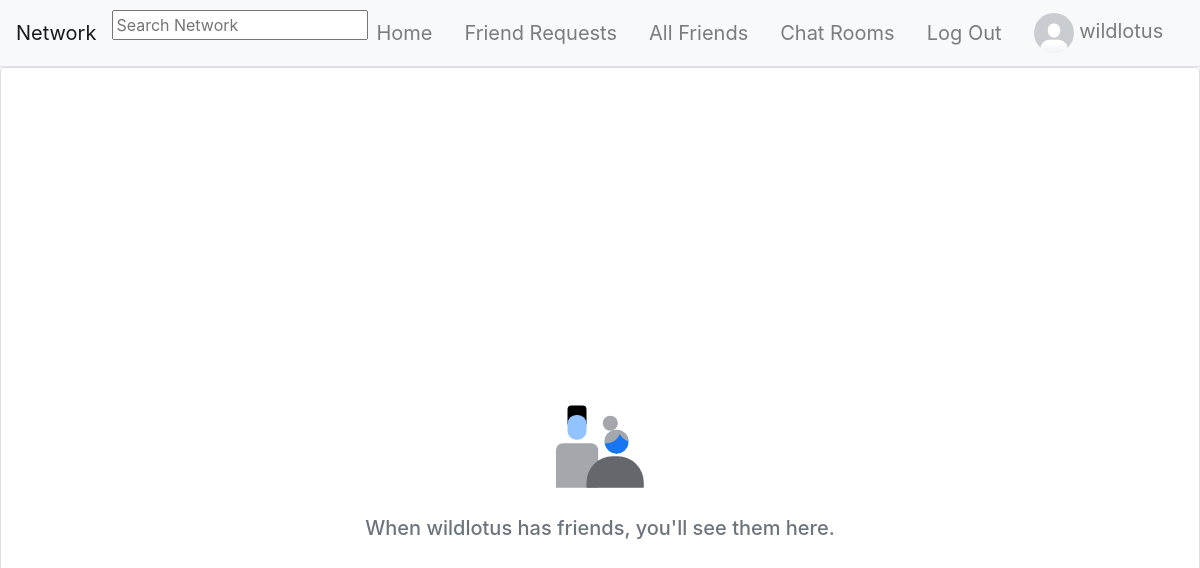
/profile_friends/2ef83b37-b663-45ca-ac8e-6aa545aaf2c0 (signed in), run on an earlier commit of the app's database.
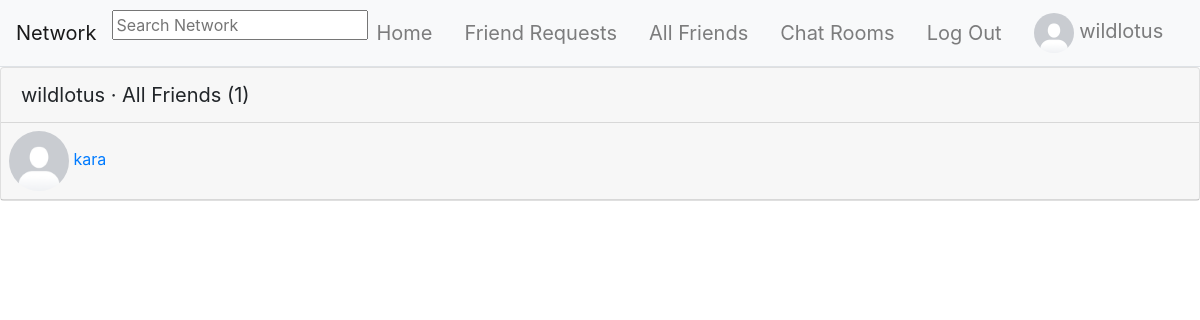
And on a later commit of the database.
### network/models.py (models this page shows, shortened)
class UserProfile(models.Model):
    id = models.UUIDField(primary_key=True, default=uuid.uuid4, editable=False)
    user = models.OneToOneField(User, related_name="profile", on_delete=models.CASCADE)
    bio = models.TextField(default="No Bio...", max_length=101)
    picture = models.ImageField(default="default_profile_image.png")
    friends = models.ManyToManyField(to="self", blank=True, related_name="+", symmetrical=False)
    blocked = models.ManyToManyField(to="self", blank=True, related_name="+", symmetrical=False)

class User(AbstractUser):
    pass

class FriendRequest(models.Model):
    id = models.UUIDField(primary_key=True, default=uuid.uuid4, editable=False)
    from_user = models.ForeignKey(UserProfile, related_name="+", on_delete=models.CASCADE)
    to_user = models.ForeignKey(UserProfile, related_name="+", on_delete=models.CASCADE)
    active = models.BooleanField(default=True)
    class Meta:
        constraints = [
            models.UniqueConstraint(
                name="%(app_label)s_%(class)s_unique_relationships",
                fields=["from_user", "to_user"]
            ),
            models.CheckConstraint(
                name="%(app_label)s_%(class)s_prevent_self_friending",
                check=~models.Q(from_user=models.F("to_user")),
            ),
        ]

### network/views.py (the view)
# urls.py: path("profile_friends/<uuid:profile_id>", views.profile_friends, name="profile_friends"),
@login_required
def profile_friends(request, profile_id):
    try:
        profile = UserProfile.objects.get(id=profile_id)
        friends = profile.friends.all()
        friend_requests = FriendRequest.objects.filter(
            Q(from_user__in=friends, to_user=profile, active=False) | Q(to_user__in=friends, from_user=profile, active=False)
        )
    except UserProfile.DoesNotExist:
        return JsonResponse({"error": "User matching query does not exist."}, status=400)
    return render(request, "network/profile_friends.html", {
        "profile": profile,
        "friends": friend_requests
    })

### templates/network/profile_friends.html (shortened to what this page needs)
{% extends "network/layout.html" %} {% load static %}
{% block body %}
{% if not profile.user in request.user.profile.blocked.all %}
<div class="card">
    {% for friend in friends %}
    <div class="card-header" style="font-size: 20px;"> {{ profile.user.username }} &middot; All Friends ({{profile.friends.all.count }})</div>
    {% if friend.to_user == profile %}
    <div class="card-header d-flex p-2">
        <a href="{% url 'profile' friend.from_user.id %}">
            <img src="{{ friend.from_user.picture.url }}" alt="" width="60px" height="60px" style="border-radius: 50%">
            {{ friend.from_user.user.username }}
        </a>
    </div>
    {% else %}
    <div class="card-header d-flex p-2">
        <div>
            <a href="{% url 'profile' friend.to_user.id %}">
                <img src="{{ friend.to_user.picture.url }}" alt="" width="60px" height="60px"
                    style="border-radius: 50%">
                {{ friend.to_user.user.username }}
            </a>
        </div>
    </div>
    {% endif %}
    {% empty %}
    <div class="d-flex align-items-center justify-content-center flex-column min-vh-100">
        <div class="p-2">
            <img src="{% static 'network/images/null_states_people_gray_wash.svg' %}" width="112" height="112" alt="">
        </div>
        <div class="p-2 text-muted">
            <h5 class="text-muted">When {{ profile.user.username }} has friends, you'll see them here.</h5>
        </div>
    </div>
    {% endfor %}
</div>
{% endif %}
{% endblock %}

What changed in the data, as far as the page shows it:
added FriendRequest: {{ profile.user.username }} "wildlotus", {{ profile.friends.all.count }} "1", to_user.picture (placeholder picture), to_user.user.username "kara"
shown differently, row unchanged: UserProfile "wildlotus": user.username "wildlotus" → (not shown)
Also different on the page:
text no longer shown: "When has friends, you'll see them here."
